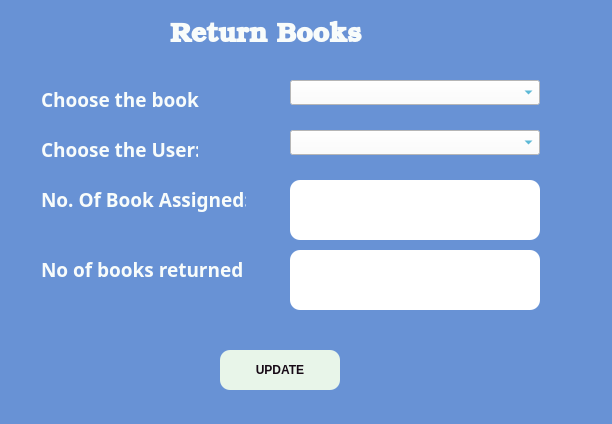
<?xml version="1.0" encoding="UTF-8"?>
<ui version="4.0">
 <class>returned</class>
 <widget class="QDialog" name="returned">
  <property name="geometry">
   <rect>
    <x>0</x>
    <y>0</y>
    <width>612</width>
    <height>424</height>
   </rect>
  </property>
  <property name="windowTitle">
   <string>Dialog</string>
  </property>
  <property name="styleSheet">
   <string notr="true">background-color: #6892d5;
color: #f8fcfb;</string>
  </property>
  <widget class="QLabel" name="label_3">
   <property name="geometry">
    <rect>
     <x>41</x>
     <y>250</y>
     <width>201</width>
     <height>38</height>
    </rect>
   </property>
   <property name="font">
    <font>
     <family>Umpush</family>
     <pointsize>14</pointsize>
     <bold>true</bold>
    </font>
   </property>
   <property name="text">
    <string>No of books returned:</string>
   </property>
  </widget>
  <widget class="QLabel" name="label_4">
   <property name="geometry">
    <rect>
     <x>41</x>
     <y>180</y>
     <width>205</width>
     <height>38</height>
    </rect>
   </property>
   <property name="font">
    <font>
     <family>Umpush</family>
     <pointsize>14</pointsize>
     <bold>true</bold>
    </font>
   </property>
   <property name="text">
    <string>No. Of Book Assigned:</string>
   </property>
  </widget>
  <widget class="QTextEdit" name="textEdit">
   <property name="geometry">
    <rect>
     <x>290</x>
     <y>180</y>
     <width>250</width>
     <height>60</height>
    </rect>
   </property>
   <property name="styleSheet">
    <string notr="true">color:#0091bf;
border-radius:10px;
background-color: rgb(255, 255, 255);
</string>
   </property>
   <property name="frameShape">
    <enum>QFrame::WinPanel</enum>
   </property>
   <property name="frameShadow">
    <enum>QFrame::Raised</enum>
   </property>
  </widget>
  <widget class="QPushButton" name="pushButton">
   <property name="geometry">
    <rect>
     <x>220</x>
     <y>350</y>
     <width>120</width>
     <height>40</height>
    </rect>
   </property>
   <property name="font">
    <font>
     <bold>true</bold>
    </font>
   </property>
   <property name="styleSheet">
    <string notr="true">background-color: #e8f5e9;
color:#170a16;
border-radius:10px;</string>
   </property>
   <property name="text">
    <string>UPDATE</string>
   </property>
  </widget>
  <widget class="QTextEdit" name="textEdit_2">
   <property name="geometry">
    <rect>
     <x>290</x>
     <y>250</y>
     <width>250</width>
     <height>60</height>
    </rect>
   </property>
   <property name="styleSheet">
    <string notr="true">color:#0091bf;border-radius:10px;
background-color: rgb(255, 255, 255);
</string>
   </property>
   <property name="frameShape">
    <enum>QFrame::WinPanel</enum>
   </property>
   <property name="frameShadow">
    <enum>QFrame::Raised</enum>
   </property>
  </widget>
  <widget class="QComboBox" name="comboBox_2">
   <property name="geometry">
    <rect>
     <x>290</x>
     <y>80</y>
     <width>250</width>
     <height>25</height>
    </rect>
   </property>
   <property name="styleSheet">
    <string notr="true">color:#0091bf;
background-color: rgb(255, 255, 255);
</string>
   </property>
  </widget>
  <widget class="QComboBox" name="comboBox_3">
   <property name="geometry">
    <rect>
     <x>290</x>
     <y>130</y>
     <width>250</width>
     <height>25</height>
    </rect>
   </property>
   <property name="styleSheet">
    <string notr="true">color:#0091bf;
background-color: rgb(255, 255, 255);
</string>
   </property>
  </widget>
  <widget class="QLabel" name="label_5">
   <property name="geometry">
    <rect>
     <x>41</x>
     <y>80</y>
     <width>158</width>
     <height>38</height>
    </rect>
   </property>
   <property name="font">
    <font>
     <family>Umpush</family>
     <pointsize>14</pointsize>
     <bold>true</bold>
    </font>
   </property>
   <property name="text">
    <string>Choose the book:</string>
   </property>
  </widget>
  <widget class="QLabel" name="label_6">
   <property name="geometry">
    <rect>
     <x>41</x>
     <y>130</y>
     <width>157</width>
     <height>38</height>
    </rect>
   </property>
   <property name="font">
    <font>
     <family>Umpush</family>
     <pointsize>14</pointsize>
     <bold>true</bold>
    </font>
   </property>
   <property name="text">
    <string>Choose the User:</string>
   </property>
  </widget>
  <widget class="QLabel" name="label">
   <property name="geometry">
    <rect>
     <x>170</x>
     <y>20</y>
     <width>201</width>
     <height>31</height>
    </rect>
   </property>
   <property name="font">
    <font>
     <family>URW Bookman</family>
     <pointsize>20</pointsize>
     <bold>true</bold>
    </font>
   </property>
   <property name="styleSheet">
    <string notr="true">color: #f8fcfb;</string>
   </property>
   <property name="text">
    <string>Return Books</string>
   </property>
  </widget>
 </widget>
 <resources/>
 <connections/>
</ui>
